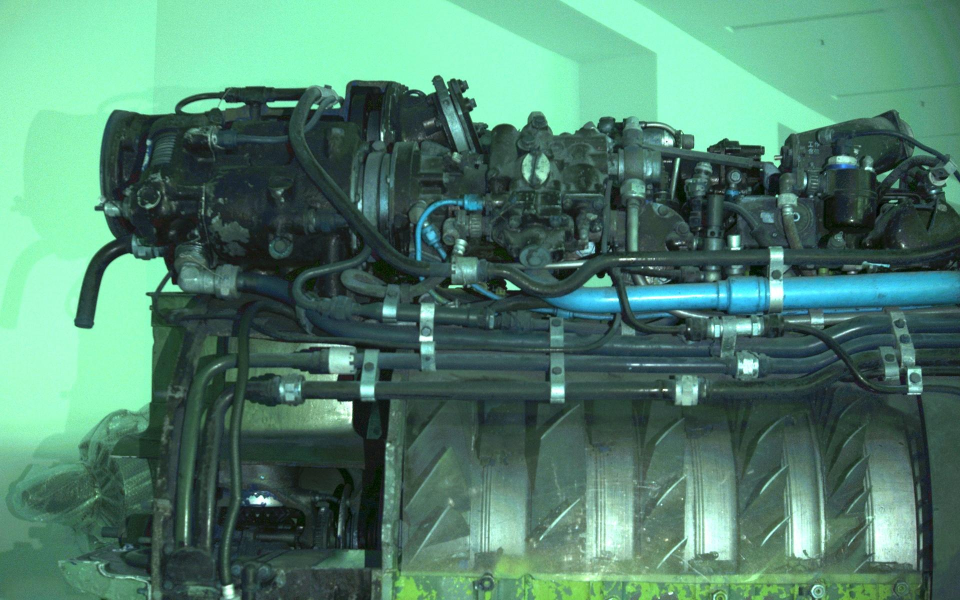
#> input picture thesis/img/data-augmentation/original.jpg, 1920 x 1200 px, found by its file name (shown at 1/2 size)
$ python data-augmentation.py
#> lines starting #> are read from the running program, lines starting #| are printed output that depends on the picture
import os
import cv2
import numpy as np

from PIL import Image

img_path              = os.path.join('thesis', 'img', 'data-augmentation')
original_path         = os.path.join(img_path, 'original.jpg')
scale_distortion_path = os.path.join(img_path, 'scale-distortion.jpg')
filp_path             = os.path.join(img_path, 'filp.jpg')
rotate_path           = os.path.join(img_path, 'rotate.jpg')
hue_path              = os.path.join(img_path, 'hue.jpg')
sat_path              = os.path.join(img_path, 'sat.jpg')
val_path              = os.path.join(img_path, 'val.jpg')
gauss_path            = os.path.join(img_path, 'gauss.jpg')

original = Image.open(original_path)
#> original is the input picture: PIL image 1920x1200 RGB; mean R, G, B 80.9, 129.1, 109.5

#------------------------------#
#   获得图像的高宽与目标高宽
#------------------------------#
iw, ih  = 1200, 1920
h, w    = 1200, 1920


def rand(a=0, b=1):
    return np.random.rand() * (b - a) + a

def geometric_transformation():
    jitter=.3

    #------------------------------------------#
    #   对图像进行缩放并且进行长和宽的扭曲
    #------------------------------------------#
    new_ar = iw/ih * rand(1-jitter,1+jitter) / rand(1-jitter,1+jitter)
    scale = rand(0.25, 2)
    if new_ar < 1:
        nh = int(scale*h)
        nw = int(nh*new_ar)
    else:
        nw = int(scale*w)
        nh = int(nw/new_ar)
    temp = original.resize((nw,nh), Image.BICUBIC)
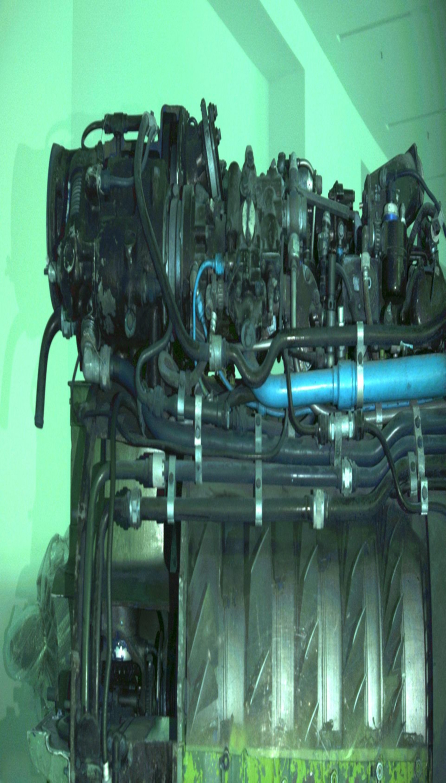
#> temp: PIL image 891x1565 RGB (shown at 1/2 size); mean R, G, B 80.9, 129.1, 109.5
    dx = int(rand(0, w-nw))
    dy = int(rand(0, h-nh))
    scale_distortion = Image.new('RGB', (w,h), (128,128,128))
#> scale_distortion: PIL image 1920x1200 RGB; every value is 128
    scale_distortion.paste(temp, (dx, dy))
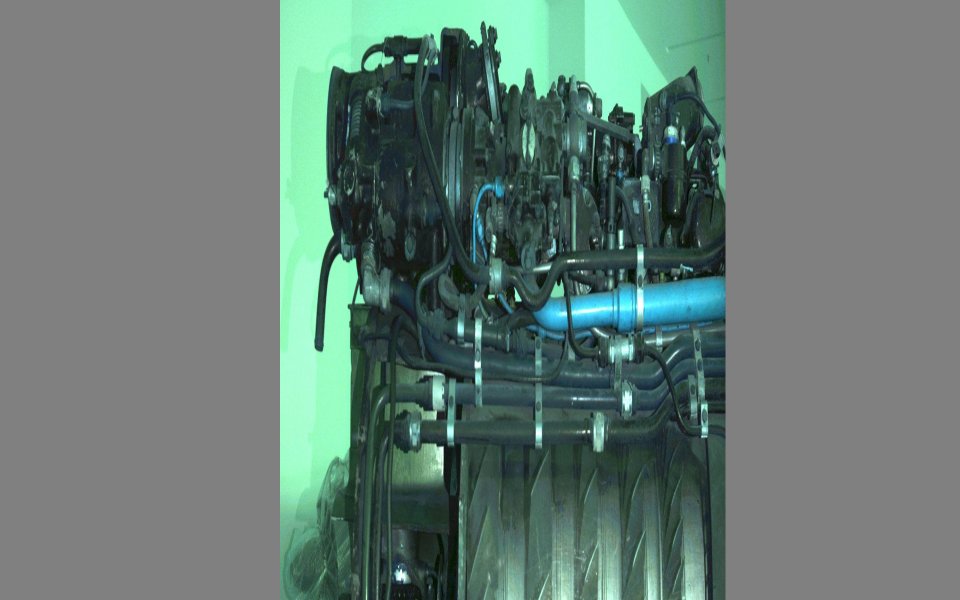
#> scale_distortion: PIL image 1920x1200 RGB (shown at 1/2 size); mean R, G, B 102.7, 123, 116
    scale_distortion.save(scale_distortion_path)

    #------------------------------------------#
    #   翻转图像
    #------------------------------------------#
    filp = original.transpose(Image.FLIP_LEFT_RIGHT)
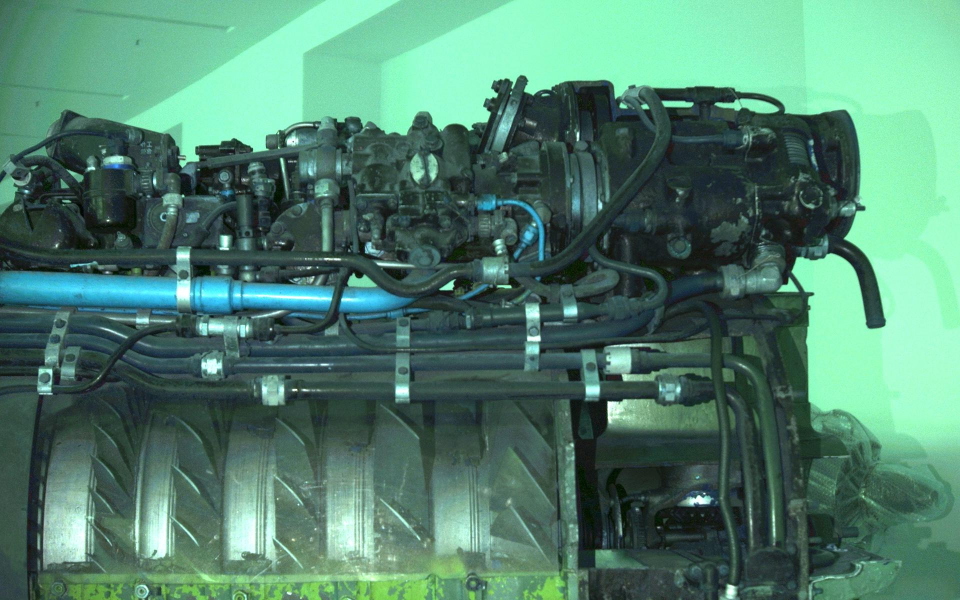
#> filp: PIL image 1920x1200 RGB (shown at 1/2 size); mean R, G, B 80.9, 129.1, 109.5
    filp.save(filp_path)

    #------------------------------------------#
    #   旋转
    #------------------------------------------#
    center      = (w // 2, h // 2)
    rotation    = np.random.randint(-10, 11)
    M           = cv2.getRotationMatrix2D(center, -rotation, scale=1)
    rotate_data = cv2.warpAffine(np.array(original, np.uint8), M, (w, h), flags=cv2.INTER_CUBIC, borderValue=(128,128,128))
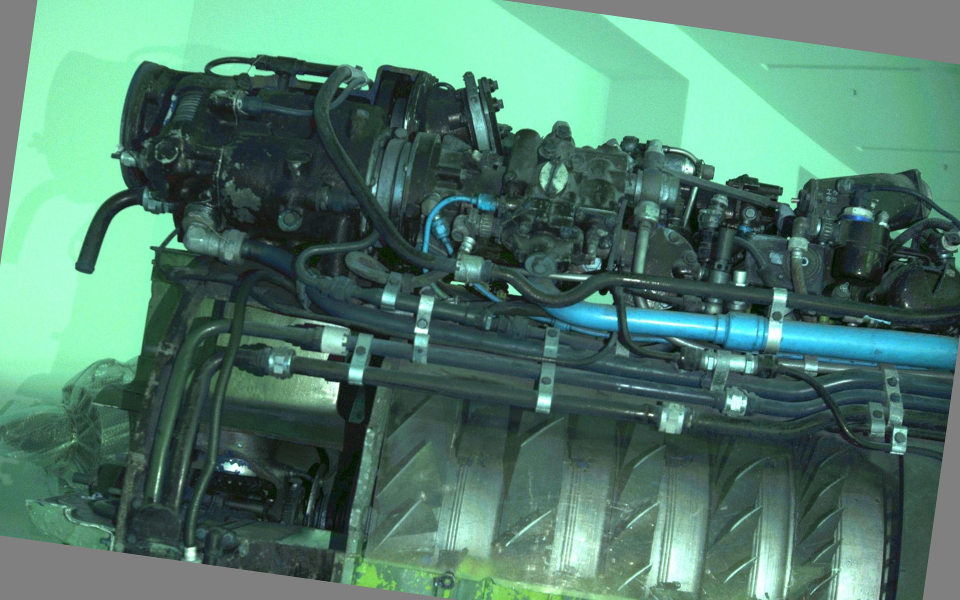
#> rotate_data: shape (1200, 1920, 3) (shown at 1/2 size); mean R, G, B 82.3, 125.6, 109
    rotate      = Image.fromarray(rotate_data)
    rotate.save(rotate_path)

def color_transformation():
    hue = 0.1
    sat = 0.7
    val = 0.3
    original_data = np.array(original)
    #---------------------------------#
    #   对图像进行色域变换
    #   计算色域变换的参数
    #---------------------------------#
    r = np.random.uniform(-1, -0.9, 3) * [hue, sat, val] + 1
    #---------------------------------#
    #   将图像转到HSV上
    #---------------------------------#
    hue, sat, val   = cv2.split(cv2.cvtColor(original_data, cv2.COLOR_RGB2HSV))
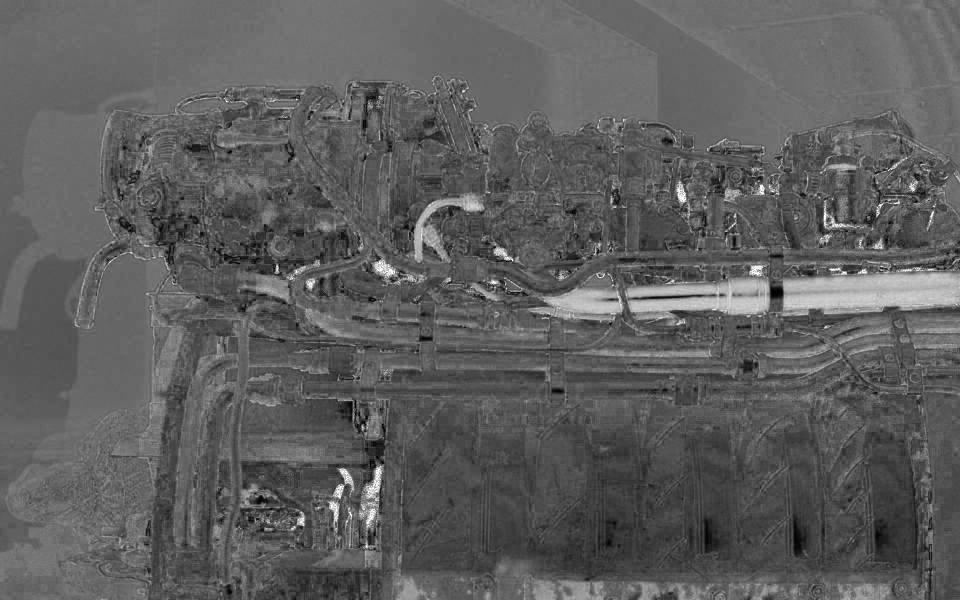
#> sat: shape (1200, 1920) (shown at 1/2 size); min 0, max 255, mean 94
    dtype           = original_data.dtype
    #---------------------------------#
    #   应用变换
    #---------------------------------#
    x       = np.arange(0, 256, dtype=r.dtype)

    lut_hue = ((x * r[0]) % 180).astype(dtype)
    lut_sat = np.clip(x * r[1], 0, 255).astype(dtype)
#> lut_sat = 256 values from 0 to 92
    lut_val = np.clip(x * r[2], 0, 255).astype(dtype)
#> lut_val = 256 values from 0 to 185

    hue_data = cv2.merge((cv2.LUT(hue, lut_hue), sat, val))
#> hue_data: shape (1200, 1920, 3); mean H, S, V 71.7, 94, 130.4
    hue_data = cv2.cvtColor(hue_data, cv2.COLOR_HSV2RGB)

    sat_data = cv2.merge((hue, cv2.LUT(sat, lut_sat), val))
#> sat_data: shape (1200, 1920, 3); mean H, S, V 79.9, 33.6, 130.4
    sat_data = cv2.cvtColor(sat_data, cv2.COLOR_HSV2RGB)
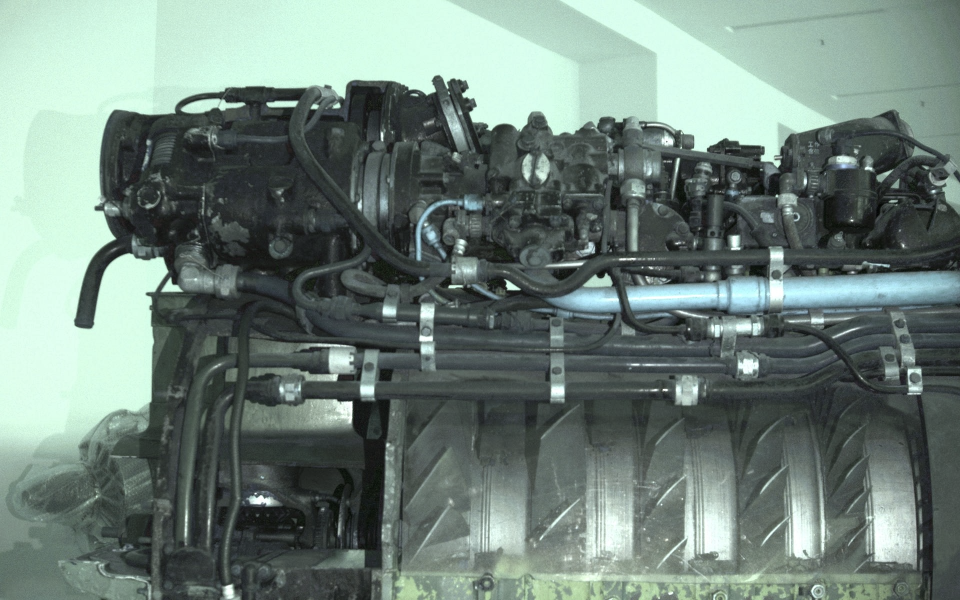
#> sat_data: shape (1200, 1920, 3) (shown at 1/2 size); mean R, G, B 112.2, 129.8, 122.5

    val_data = cv2.merge((hue, sat, cv2.LUT(val, lut_val)))
#> val_data: shape (1200, 1920, 3); mean H, S, V 79.9, 94, 94.5
    val_data = cv2.cvtColor(val_data, cv2.COLOR_HSV2RGB)
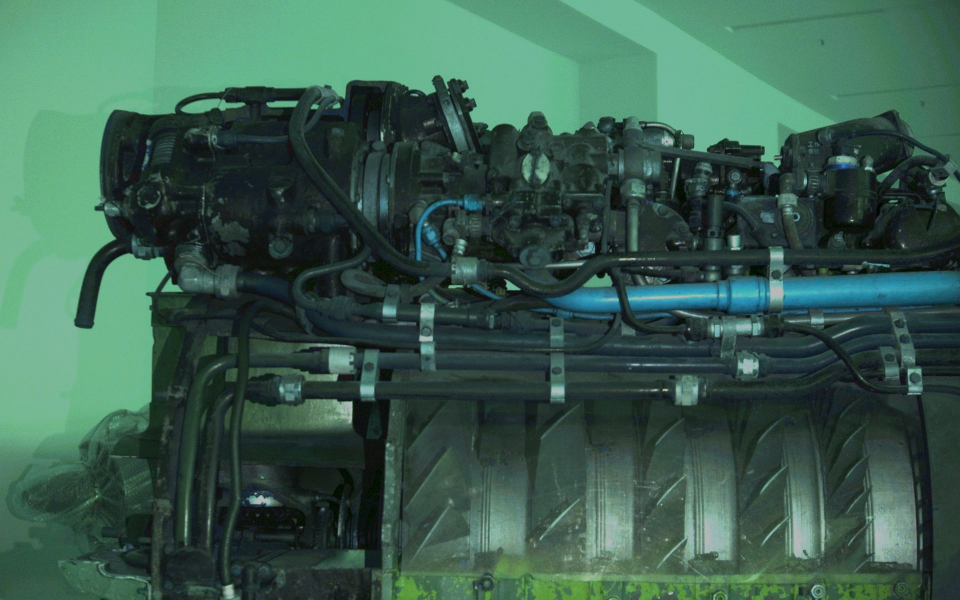
#> val_data: shape (1200, 1920, 3) (shown at 1/2 size); mean R, G, B 58.2, 93.5, 79

    hue_img = Image.fromarray(hue_data)
    sat_img = Image.fromarray(sat_data)
    val_img = Image.fromarray(val_data)

    hue_img.save(hue_path)
    sat_img.save(sat_path)
    val_img.save(val_path)

def effect_transformation():

    original_data      = np.array(original, np.uint8)

    #------------------------------------------#
    #   高斯模糊
    #------------------------------------------#
    gauss_data = cv2.GaussianBlur(original_data, (7, 7), 100, 100)
    gauss = Image.fromarray(gauss_data)
    gauss.save(gauss_path)


if __name__ == '__main__':
    geometric_transformation()
    color_transformation()
    effect_transformation()
